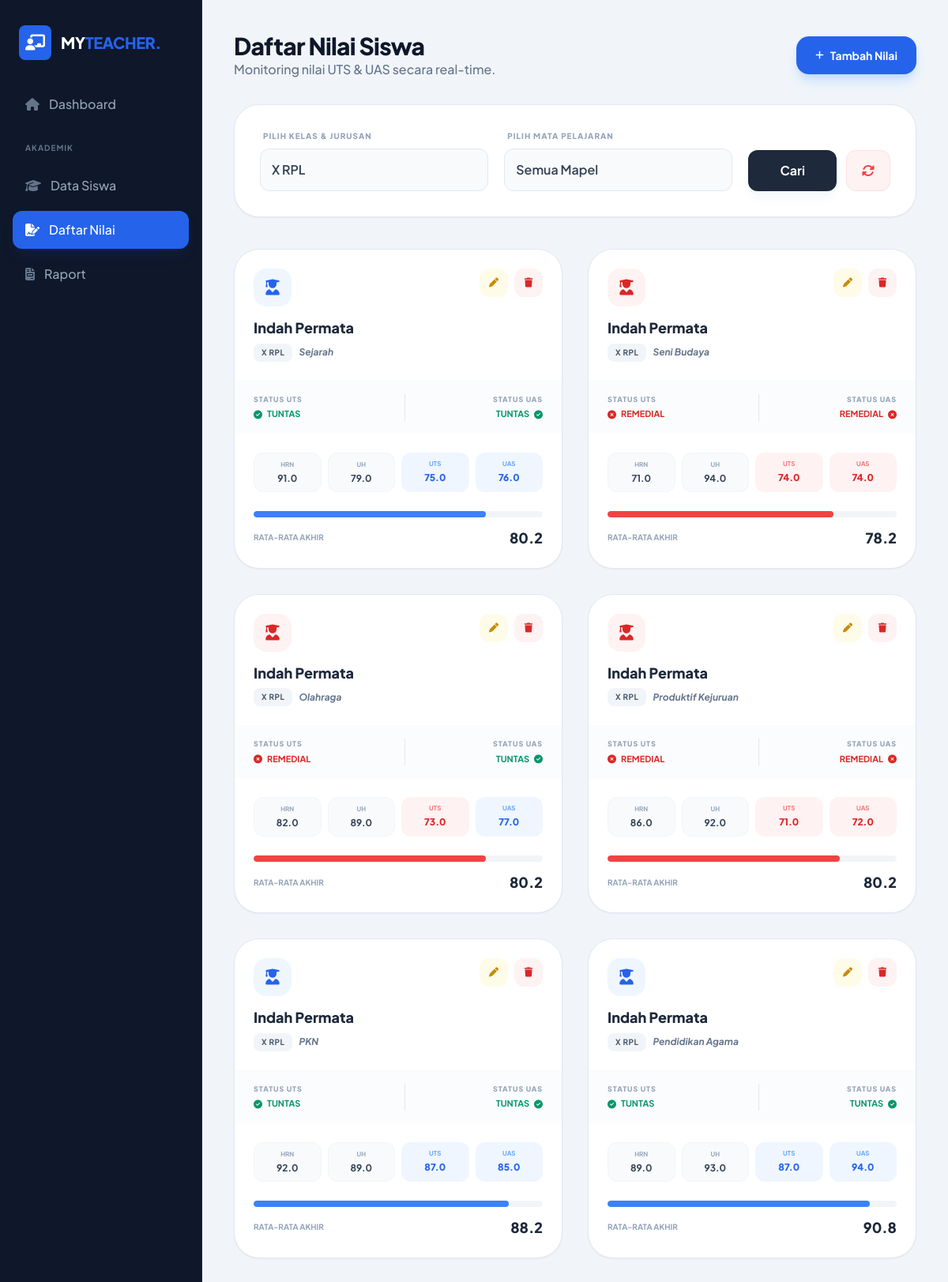
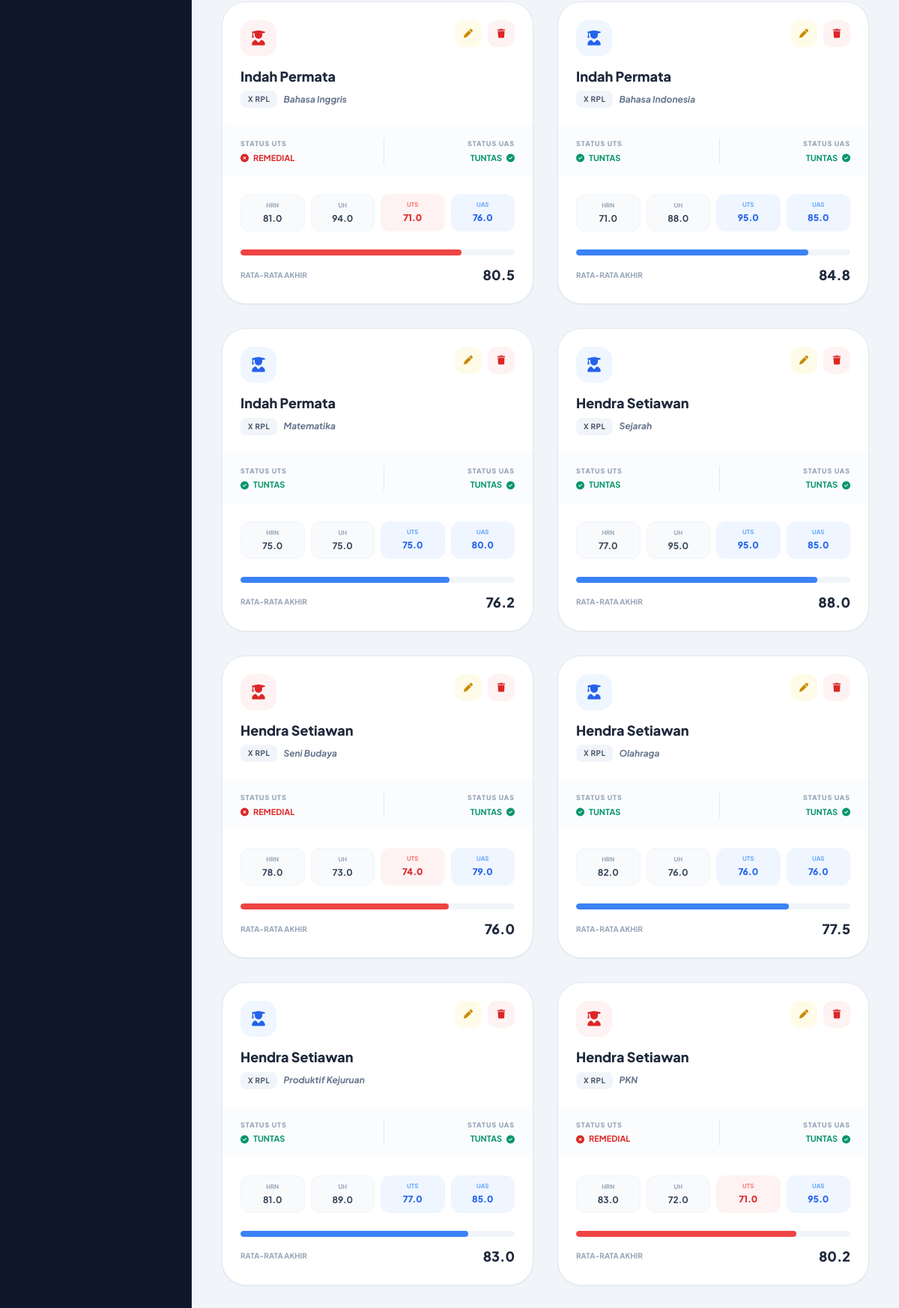
Screenshot of /kelola/daftar_nilai.php?kelas=X RPL (signed in, upper part) with the database file from the repository (2 pictures, top to bottom).
### tables this page shows
CREATE TABLE `daftar_nilai` (
  `id_siswa` int(11) NOT NULL,
  `id` int(11) NOT NULL,
  `mata_pelajaran` varchar(255) NOT NULL,
  `nilai_harian` float(4,1) NOT NULL,
  `nilai_uh` float(4,1) NOT NULL,
  `nilai_uts` float(4,1) NOT NULL,
  `nilai_uas` float(4,1) NOT NULL,
  `nilai_akhir` float(4,1) NOT NULL
);

CREATE TABLE `daftar_siswa` (
  `id_siswa` int(11) NOT NULL,
  `nama_siswa` varchar(255) NOT NULL,
  `tempat_lahir` varchar(100) DEFAULT NULL,
  `tanggal_lahir` date DEFAULT NULL,
  `jenis_kelamin` enum('Laki-laki','Perempuan') DEFAULT NULL,
  `nisn` varchar(20) DEFAULT NULL,
  `kelas_jurusan` varchar(255) DEFAULT NULL,
  `alamat` text DEFAULT NULL,
  `no_hp` varchar(15) DEFAULT NULL,
  `nama_orang_tua` varchar(255) DEFAULT NULL
);

### kelola/daftar_nilai.php (the view, shortened to what this page needs)
<?php
include '../koneksi.php';
$list_kelas = mysqli_query($conn, "SELECT DISTINCT kelas_jurusan FROM daftar_siswa ORDER BY kelas_jurusan");
$filter_kelas = isset($_GET['kelas']) ? $_GET['kelas'] : '';
$filter_mapel = isset($_GET['mapel']) ? $_GET['mapel'] : '';
$query = "SELECT dn.*, ds.nama_siswa, ds.kelas_jurusan
          FROM daftar_nilai dn
          JOIN daftar_siswa ds ON dn.id_siswa = ds.id_siswa WHERE 1=1";
if ($filter_kelas != '') {
    $query .= " AND ds.kelas_jurusan = '$filter_kelas'";
}
$query .= " ORDER BY dn.id DESC";
$data = mysqli_query($conn, $query);
?>
<!DOCTYPE html>
<html lang="id">
<head>
    <script src="https://cdn.tailwindcss.com"></script>
    <link rel="stylesheet" href="https://cdnjs.cloudflare.com/ajax/libs/font-awesome/6.4.0/css/all.min.css">
</head>
<body class="bg-[#f1f5f9] flex flex-col lg:flex-row min-h-screen">
    <?php include 'sidebar.php'; ?>
    <div class="flex-1 flex flex-col min-w-0">
        <main class="p-4 md:p-8 lg:p-10">
            <div class="max-w-7xl mx-auto">
                <div class="flex flex-col md:flex-row md:items-center justify-between gap-6 mb-8">
                    <div>
                        <h1 class="text-2xl md:text-3xl font-extrabold text-slate-900 tracking-tight">Daftar Nilai Siswa</h1>
                        <p class="text-slate-500 font-medium">Monitoring nilai UTS & UAS secara real-time.</p>
                    </div>
                    <a href="tambah_daftar_nilai.php" class="inline-flex items-center justify-center gap-2 bg-blue-600 hover:bg-blue-700 text-white px-6 py-3.5 rounded-2xl font-bold shadow-lg shadow-blue-200 transition-all active:scale-95 text-sm">
                        <i class="fas fa-plus text-xs"></i> Tambah Nilai
                    </a>
                </div>
                <div class="bg-white p-5 md:p-8 rounded-[2rem] shadow-sm border border-slate-200 mb-10">
                    <form method="GET" class="flex flex-col lg:flex-row items-end gap-5">
                        <div class="w-full lg:flex-1">
                            <label class="block text-[10px] font-black uppercase text-slate-400 mb-2 ml-1 tracking-widest">Pilih Kelas & Jurusan</label>
                            <select name="kelas" class="w-full bg-slate-50 border border-slate-200 p-3.5 rounded-xl focus:ring-2 focus:ring-blue-500 outline-none font-semibold text-slate-700 appearance-none">
                                <?php while($k = mysqli_fetch_assoc($list_kelas)): ?>
                                    <option value="<?= $k['kelas_jurusan'] ?>" <?= $filter_kelas == $k['kelas_jurusan'] ? 'selected' : '' ?>><?= $k['kelas_jurusan'] ?></option>
                                <?php endwhile; ?>
                            </select>
                        </div>
                        <div class="w-full lg:flex-1">
                            <label class="block text-[10px] font-black uppercase text-slate-400 mb-2 ml-1 tracking-widest">Pilih Mata Pelajaran</label>
                            <select name="mapel" class="w-full bg-slate-50 border border-slate-200 p-3.5 rounded-xl focus:ring-2 focus:ring-blue-500 outline-none font-semibold text-slate-700 appearance-none">
                                <option value="">Semua Mapel</option>
                            </select>
                        </div>
                        <div class="flex gap-3 w-full lg:w-auto">
                            <button type="submit" class="flex-1 lg:flex-none bg-slate-800 text-white px-10 py-3.5 rounded-xl font-bold hover:bg-slate-900 transition-all shadow-lg shadow-slate-100">
                                Cari
                            </button>
                            <?php if($filter_kelas != '' || $filter_mapel != ''): ?>
                                <a href="daftar_nilai.php" class="flex items-center justify-center w-14 bg-red-50 text-red-500 rounded-xl hover:bg-red-500 hover:text-white transition-all border border-red-100" title="Reset Filter">
                                    <i class="fas fa-sync-alt"></i>
                                </a>
                            <?php endif; ?>
                        </div>
                    </form>
                </div>
                <div class="grid grid-cols-1 md:grid-cols-2 xl:grid-cols-3 gap-6 md:gap-8">
                    <?php if(mysqli_num_rows($data) > 0): ?>
                        <?php while ($row = mysqli_fetch_assoc($data)) :
                            $isRemedUTS = $row['nilai_uts'] < 75;
                            $isRemedUAS = $row['nilai_uas'] < 75;
                            $cardTheme = ($isRemedUTS || $isRemedUAS) ? 'red' : 'blue';
                        ?>
                        <div class="bg-white rounded-[2rem] shadow-sm border border-slate-200 overflow-hidden hover:shadow-xl transition-all duration-300 group flex flex-col">
                            <div class="p-6 border-b border-slate-50">
                                <div class="flex justify-between items-start mb-4">
                                    <div class="w-12 h-12 flex items-center justify-center bg-<?= $cardTheme ?>-50 rounded-2xl text-<?= $cardTheme ?>-600">
                                        <i class="fas fa-user-graduate text-xl"></i>
                                    </div>
                                    <div class="flex gap-2">
                                        <a href="edit_nilai.php?id=<?= $row['id'] ?>" class="w-9 h-9 flex items-center justify-center rounded-xl bg-yellow-50 text-yellow-600 hover:bg-yellow-600 hover:text-white transition-all">
                                            <i class="fas fa-pen text-xs"></i>
                                        </a>
                                        <a href="hapus_nilai.php?id=<?= $row['id'] ?>" onclick="return confirm('Hapus data?')" class="w-9 h-9 flex items-center justify-center rounded-xl bg-red-50 text-red-600 hover:bg-red-600 hover:text-white transition-all">
                                            <i class="fas fa-trash text-xs"></i>
                                        </a>
                                    </div>
                                </div>
                                <h3 class="text-lg font-extrabold text-slate-800 leading-tight mb-2 truncate"><?= $row['nama_siswa'] ?></h3>
                                <div class="flex flex-wrap items-center gap-2">
                                    <span class="px-2.5 py-1 bg-slate-100 text-slate-600 rounded-lg text-[10px] font-bold uppercase tracking-wider"><?= $row['kelas_jurusan'] ?></span>
                                    <span class="text-slate-500 text-xs font-bold italic truncate max-w-[150px]"><?= $row['mata_pelajaran'] ?></span>
                                </div>
                            </div>
                            <div class="px-6 py-4 bg-slate-50/50 grid grid-cols-2 gap-4">
                                <div class="flex flex-col">
                                    <span class="text-[9px] font-black text-slate-400 uppercase tracking-widest mb-1">Status UTS</span>
                                    <span class="flex items-center gap-1.5 <?= $isRemedUTS ? 'text-red-600' : 'text-emerald-600' ?> font-bold text-[11px]">
                                        <i class="fas <?= $isRemedUTS ? 'fa-times-circle' : 'fa-check-circle' ?>"></i> <?= $isRemedUTS ? 'REMEDIAL' : 'TUNTAS' ?>
                                    </span>
                                </div>
                                <div class="flex flex-col text-right border-l border-slate-200 pl-4">
                                    <span class="text-[9px] font-black text-slate-400 uppercase tracking-widest mb-1">Status UAS</span>
                                    <span class="flex items-center justify-end gap-1.5 <?= $isRemedUAS ? 'text-red-600' : 'text-emerald-600' ?> font-bold text-[11px]">
                                        <?= $isRemedUAS ? 'REMEDIAL' : 'TUNTAS' ?> <i class="fas <?= $isRemedUAS ? 'fa-times-circle' : 'fa-check-circle' ?>"></i>
                                    </span>
                                </div>
                            </div>
                            <div class="p-6 mt-auto">
                                <div class="grid grid-cols-4 gap-2 mb-6 text-center">
                                    <div class="p-2 rounded-xl bg-slate-50 border border-slate-100">
                                        <p class="text-[8px] font-bold text-slate-400 uppercase mb-1">Hrn</p>
                                        <p class="text-xs font-bold text-slate-700"><?= $row['nilai_harian'] ?></p>
                                    </div>
                                    <div class="p-2 rounded-xl bg-slate-50 border border-slate-100">
                                        <p class="text-[8px] font-bold text-slate-400 uppercase mb-1">UH</p>
                                        <p class="text-xs font-bold text-slate-700"><?= $row['nilai_uh'] ?></p>
                                    </div>
                                    <div class="p-2 rounded-xl <?= $isRemedUTS ? 'bg-red-50 border-red-100' : 'bg-blue-50 border-blue-100' ?>">
                                        <p class="text-[8px] font-bold <?= $isRemedUTS ? 'text-red-400' : 'text-blue-400' ?> uppercase mb-1">UTS</p>
                                        <p class="text-xs font-black <?= $isRemedUTS ? 'text-red-600' : 'text-blue-600' ?>"><?= $row['nilai_uts'] ?></p>
                                    </div>
                                    <div class="p-2 rounded-xl <?= $isRemedUAS ? 'bg-red-50 border-red-100' : 'bg-blue-50 border-blue-100' ?>">
                                        <p class="text-[8px] font-bold <?= $isRemedUAS ? 'text-red-400' : 'text-blue-400' ?> uppercase mb-1">UAS</p>
                                        <p class="text-xs font-black <?= $isRemedUAS ? 'text-red-600' : 'text-blue-600' ?>"><?= $row['nilai_uas'] ?></p>
                                    </div>
                                </div>
                                <div class="w-full bg-slate-100 h-2 rounded-full overflow-hidden">
                                    <div class="bg-<?= $cardTheme ?>-500 h-full rounded-full transition-all duration-500" style="width: <?= $row['nilai_akhir'] ?>%"></div>
                                </div>
                                <div class="flex justify-between items-center mt-3">
                                    <span class="text-[10px] font-bold text-slate-400 uppercase">Rata-rata Akhir</span>
                                    <span class="text-lg font-black text-slate-800"><?= number_format($row['nilai_akhir'], 1) ?></span>
                                </div>
                            </div>
                        </div>
                        <?php endwhile; ?>
                    <?php endif; ?>
                </div>
            </div>
        </main>
    </div>
</body>
</html>

### kelola/daftar_nilai.php (style rules this page uses)
body { font-family: 'Plus Jakarta Sans', sans-serif; }

### rows the page displays
daftar_nilai: id_siswa.nama_siswa "Indah Permata", id_siswa.kelas_jurusan "X RPL", mata_pelajaran "Sejarah", shows "TUNTAS", nilai_harian "91.0", nilai_uh "79.0", nilai_uts "75.0", nilai_uas "76.0", nilai_akhir "80.2"
daftar_nilai: id_siswa.nama_siswa "Indah Permata", id_siswa.kelas_jurusan "X RPL", mata_pelajaran "Seni Budaya", shows "REMEDIAL", nilai_harian "71.0", nilai_uh "94.0", nilai_uts "74.0", nilai_uas "74.0", nilai_akhir "78.2"
daftar_nilai: id_siswa.nama_siswa "Indah Permata", id_siswa.kelas_jurusan "X RPL", mata_pelajaran "Olahraga", shows "REMEDIAL", shows "TUNTAS", nilai_harian "82.0", nilai_uh "89.0", nilai_uts "73.0", nilai_uas "77.0", nilai_akhir "80.2"
daftar_nilai: id_siswa.nama_siswa "Indah Permata", id_siswa.kelas_jurusan "X RPL", mata_pelajaran "Produktif Kejuruan", shows "REMEDIAL", nilai_harian "86.0", nilai_uh "92.0", nilai_uts "71.0", nilai_uas "72.0", nilai_akhir "80.2"
daftar_nilai: id_siswa.nama_siswa "Indah Permata", id_siswa.kelas_jurusan "X RPL", mata_pelajaran "PKN", shows "TUNTAS", nilai_harian "92.0", nilai_uh "89.0", nilai_uts "87.0", nilai_uas "85.0", nilai_akhir "88.2"
daftar_nilai: id_siswa.nama_siswa "Indah Permata", id_siswa.kelas_jurusan "X RPL", mata_pelajaran "Pendidikan Agama", shows "TUNTAS", nilai_harian "89.0", nilai_uh "93.0", nilai_uts "87.0", nilai_uas "94.0", nilai_akhir "90.8"
daftar_nilai: id_siswa.nama_siswa "Indah Permata", id_siswa.kelas_jurusan "X RPL", mata_pelajaran "Bahasa Inggris", shows "REMEDIAL", shows "TUNTAS", nilai_harian "81.0", nilai_uh "94.0", nilai_uts "71.0", nilai_uas "76.0", nilai_akhir "80.5"
daftar_nilai: id_siswa.nama_siswa "Indah Permata", id_siswa.kelas_jurusan "X RPL", mata_pelajaran "Bahasa Indonesia", shows "TUNTAS", nilai_harian "71.0", nilai_uh "88.0", nilai_uts "95.0", nilai_uas "85.0", nilai_akhir "84.8"
daftar_nilai: id_siswa.nama_siswa "Indah Permata", id_siswa.kelas_jurusan "X RPL", mata_pelajaran "Matematika", shows "TUNTAS", nilai_harian "75.0", nilai_uh "75.0", nilai_uts "75.0", nilai_uas "80.0", nilai_akhir "76.2"
daftar_nilai: id_siswa.nama_siswa "Hendra Setiawan", id_siswa.kelas_jurusan "X RPL", mata_pelajaran "Sejarah", shows "TUNTAS", nilai_harian "77.0", nilai_uh "95.0", nilai_uts "95.0", nilai_uas "85.0", nilai_akhir "88.0"
daftar_nilai: id_siswa.nama_siswa "Hendra Setiawan", id_siswa.kelas_jurusan "X RPL", mata_pelajaran "Seni Budaya", shows "REMEDIAL", shows "TUNTAS", nilai_harian "78.0", nilai_uh "73.0", nilai_uts "74.0", nilai_uas "79.0", nilai_akhir "76.0"
daftar_nilai: id_siswa.nama_siswa "Hendra Setiawan", id_siswa.kelas_jurusan "X RPL", mata_pelajaran "Olahraga", shows "TUNTAS", nilai_harian "82.0", nilai_uh "76.0", nilai_uts "76.0", nilai_uas "76.0", nilai_akhir "77.5"
daftar_nilai: id_siswa.nama_siswa "Hendra Setiawan", id_siswa.kelas_jurusan "X RPL", mata_pelajaran "Produktif Kejuruan", shows "TUNTAS", nilai_harian "81.0", nilai_uh "89.0", nilai_uts "77.0", nilai_uas "85.0", nilai_akhir "83.0"
daftar_nilai: id_siswa.nama_siswa "Hendra Setiawan", id_siswa.kelas_jurusan "X RPL", mata_pelajaran "PKN", shows "REMEDIAL", shows "TUNTAS", nilai_harian "83.0", nilai_uh "72.0", nilai_uts "71.0", nilai_uas "95.0", nilai_akhir "80.2"

### other values shown
form field kelas "X RPL"
